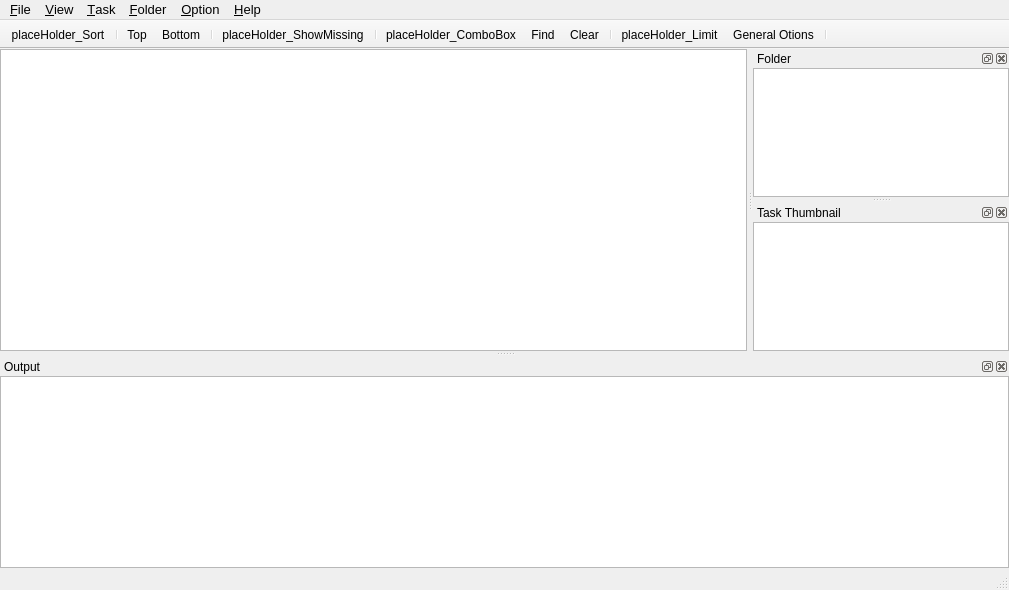
<?xml version="1.0" encoding="UTF-8"?>
<ui version="4.0">
 <class>MainWindow</class>
 <widget class="QMainWindow" name="MainWindow">
  <property name="geometry">
   <rect>
    <x>0</x>
    <y>0</y>
    <width>1009</width>
    <height>590</height>
   </rect>
  </property>
  <property name="sizePolicy">
   <sizepolicy hsizetype="Preferred" vsizetype="Preferred">
    <horstretch>0</horstretch>
    <verstretch>0</verstretch>
   </sizepolicy>
  </property>
  <property name="windowTitle">
   <string>MainWindow</string>
  </property>
  <widget class="QWidget" name="centralWidget">
   <layout class="QVBoxLayout" name="verticalLayout">
    <property name="spacing">
     <number>0</number>
    </property>
    <property name="leftMargin">
     <number>0</number>
    </property>
    <property name="topMargin">
     <number>0</number>
    </property>
    <property name="rightMargin">
     <number>0</number>
    </property>
    <property name="bottomMargin">
     <number>0</number>
    </property>
    <item>
     <widget class="QTableView" name="tableView">
      <property name="contextMenuPolicy">
       <enum>Qt::CustomContextMenu</enum>
      </property>
      <property name="showGrid">
       <bool>false</bool>
      </property>
      <property name="gridStyle">
       <enum>Qt::DotLine</enum>
      </property>
      <attribute name="horizontalHeaderVisible">
       <bool>false</bool>
      </attribute>
      <attribute name="horizontalHeaderStretchLastSection">
       <bool>false</bool>
      </attribute>
      <attribute name="verticalHeaderVisible">
       <bool>false</bool>
      </attribute>
      <attribute name="verticalHeaderStretchLastSection">
       <bool>false</bool>
      </attribute>
     </widget>
    </item>
   </layout>
  </widget>
  <widget class="QMenuBar" name="menuBar">
   <property name="geometry">
    <rect>
     <x>0</x>
     <y>0</y>
     <width>1009</width>
     <height>23</height>
    </rect>
   </property>
   <property name="font">
    <font>
     <pointsize>10</pointsize>
    </font>
   </property>
   <widget class="QMenu" name="menu_File">
    <property name="title">
     <string>&amp;File</string>
    </property>
    <widget class="QMenu" name="menu_Recent_documets">
     <property name="title">
      <string>&amp;Recent documets</string>
     </property>
     <addaction name="actiondummy"/>
    </widget>
    <addaction name="action_New"/>
    <addaction name="action_Open"/>
    <addaction name="menu_Recent_documets"/>
    <addaction name="separator"/>
    <addaction name="action_Save"/>
    <addaction name="separator"/>
    <addaction name="action_Close"/>
   </widget>
   <widget class="QMenu" name="menu_Help">
    <property name="title">
     <string>&amp;Help</string>
    </property>
    <addaction name="action_About"/>
    <addaction name="actionAbout_document"/>
   </widget>
   <widget class="QMenu" name="menu_Option">
    <property name="title">
     <string>&amp;Option</string>
    </property>
    <widget class="QMenu" name="menu_Font">
     <property name="title">
      <string>&amp;Font</string>
     </property>
     <addaction name="action_Font"/>
     <addaction name="action_FontDetail"/>
     <addaction name="separator"/>
     <addaction name="action_Output"/>
    </widget>
    <addaction name="action_Options"/>
    <addaction name="action_Extentions"/>
    <addaction name="actionExternal_Tools"/>
    <addaction name="menu_Font"/>
   </widget>
   <widget class="QMenu" name="menu_Task">
    <property name="title">
     <string>&amp;Task</string>
    </property>
    <addaction name="actionStart_scan_to_create_thumnails"/>
    <addaction name="action_Pause"/>
    <addaction name="action_Stop"/>
   </widget>
   <widget class="QMenu" name="menu_View">
    <property name="title">
     <string>&amp;View</string>
    </property>
    <widget class="QMenu" name="menu_Docking_windows">
     <property name="title">
      <string>&amp;Docking windows</string>
     </property>
     <addaction name="action_DockFolder"/>
     <addaction name="action_DockTask"/>
     <addaction name="action_DockOutput"/>
    </widget>
    <addaction name="menu_Docking_windows"/>
    <addaction name="separator"/>
    <addaction name="actionSort_by_file_name"/>
    <addaction name="actionSort_by_file_size"/>
    <addaction name="actionSort_by_wtime"/>
    <addaction name="actionSort_by_resolution"/>
    <addaction name="actionSort_by_duration"/>
    <addaction name="actionSort_by_bitrate"/>
    <addaction name="actionSort_by_open_count"/>
    <addaction name="actionSort_by_last_access"/>
    <addaction name="separator"/>
    <addaction name="actionShow_missing_files"/>
    <addaction name="separator"/>
    <addaction name="action_Top"/>
    <addaction name="action_Bottom"/>
    <addaction name="separator"/>
    <addaction name="action_Focus_find"/>
    <addaction name="action_Find"/>
    <addaction name="action_Clear"/>
    <addaction name="action_Empty_find_texts"/>
   </widget>
   <widget class="QMenu" name="menu_Folder">
    <property name="title">
     <string>&amp;Folder</string>
    </property>
    <addaction name="action_Add_Folder"/>
   </widget>
   <addaction name="menu_File"/>
   <addaction name="menu_View"/>
   <addaction name="menu_Task"/>
   <addaction name="menu_Folder"/>
   <addaction name="menu_Option"/>
   <addaction name="menu_Help"/>
  </widget>
  <widget class="QToolBar" name="mainToolBar">
   <property name="font">
    <font>
     <pointsize>9</pointsize>
    </font>
   </property>
   <property name="windowTitle">
    <string>ToolBar</string>
   </property>
   <property name="movable">
    <bool>false</bool>
   </property>
   <property name="floatable">
    <bool>false</bool>
   </property>
   <attribute name="toolBarArea">
    <enum>TopToolBarArea</enum>
   </attribute>
   <attribute name="toolBarBreak">
    <bool>false</bool>
   </attribute>
   <addaction name="placeHolder_Sort"/>
   <addaction name="separator"/>
   <addaction name="action_Top"/>
   <addaction name="action_Bottom"/>
   <addaction name="separator"/>
   <addaction name="placeHolder_ShowMissing"/>
   <addaction name="separator"/>
   <addaction name="placeHolder_ComboBox"/>
   <addaction name="action_Find"/>
   <addaction name="action_Clear"/>
   <addaction name="separator"/>
   <addaction name="actionplaceHolder_Limit"/>
   <addaction name="action_Options"/>
   <addaction name="separator"/>
  </widget>
  <widget class="QStatusBar" name="statusBar"/>
  <widget class="QDockWidget" name="dockLog">
   <property name="font">
    <font>
     <pointsize>9</pointsize>
    </font>
   </property>
   <property name="windowTitle">
    <string>Output</string>
   </property>
   <attribute name="dockWidgetArea">
    <number>8</number>
   </attribute>
   <widget class="QWidget" name="dockWidgetContents">
    <property name="enabled">
     <bool>true</bool>
    </property>
    <property name="maximumSize">
     <size>
      <width>16777215</width>
      <height>16777215</height>
     </size>
    </property>
    <layout class="QHBoxLayout" name="horizontalLayout_5">
     <property name="leftMargin">
      <number>0</number>
     </property>
     <property name="topMargin">
      <number>0</number>
     </property>
     <property name="rightMargin">
      <number>0</number>
     </property>
     <property name="bottomMargin">
      <number>0</number>
     </property>
     <item>
      <widget class="QPlainTextEdit" name="txtLog">
       <property name="sizePolicy">
        <sizepolicy hsizetype="Preferred" vsizetype="Preferred">
         <horstretch>0</horstretch>
         <verstretch>0</verstretch>
        </sizepolicy>
       </property>
       <property name="readOnly">
        <bool>true</bool>
       </property>
      </widget>
     </item>
    </layout>
   </widget>
  </widget>
  <widget class="QDockWidget" name="dockTree">
   <property name="sizePolicy">
    <sizepolicy hsizetype="Preferred" vsizetype="Preferred">
     <horstretch>0</horstretch>
     <verstretch>0</verstretch>
    </sizepolicy>
   </property>
   <property name="font">
    <font>
     <pointsize>9</pointsize>
    </font>
   </property>
   <property name="floating">
    <bool>false</bool>
   </property>
   <property name="allowedAreas">
    <set>Qt::AllDockWidgetAreas</set>
   </property>
   <property name="windowTitle">
    <string>Folder</string>
   </property>
   <attribute name="dockWidgetArea">
    <number>2</number>
   </attribute>
   <widget class="QWidget" name="dockWidgetContents_2">
    <property name="sizePolicy">
     <sizepolicy hsizetype="Expanding" vsizetype="Expanding">
      <horstretch>0</horstretch>
      <verstretch>0</verstretch>
     </sizepolicy>
    </property>
    <layout class="QHBoxLayout" name="horizontalLayout">
     <property name="sizeConstraint">
      <enum>QLayout::SetDefaultConstraint</enum>
     </property>
     <property name="leftMargin">
      <number>0</number>
     </property>
     <property name="topMargin">
      <number>0</number>
     </property>
     <property name="rightMargin">
      <number>0</number>
     </property>
     <property name="bottomMargin">
      <number>0</number>
     </property>
     <item>
      <widget class="DirectoryEntry" name="directoryWidget">
       <property name="contextMenuPolicy">
        <enum>Qt::CustomContextMenu</enum>
       </property>
      </widget>
     </item>
    </layout>
   </widget>
  </widget>
  <widget class="QDockWidget" name="dockTask">
   <property name="font">
    <font>
     <pointsize>9</pointsize>
    </font>
   </property>
   <property name="windowTitle">
    <string>Task Thumbnail</string>
   </property>
   <attribute name="dockWidgetArea">
    <number>2</number>
   </attribute>
   <widget class="QWidget" name="dockWidgetContents_3">
    <layout class="QHBoxLayout" name="horizontalLayout_2">
     <property name="spacing">
      <number>0</number>
     </property>
     <property name="leftMargin">
      <number>0</number>
     </property>
     <property name="topMargin">
      <number>0</number>
     </property>
     <property name="rightMargin">
      <number>0</number>
     </property>
     <property name="bottomMargin">
      <number>0</number>
     </property>
     <item>
      <widget class="QListView" name="listTask"/>
     </item>
    </layout>
   </widget>
  </widget>
  <action name="action_Close">
   <property name="text">
    <string>&amp;Close</string>
   </property>
  </action>
  <action name="action_About">
   <property name="text">
    <string>&amp;About...</string>
   </property>
  </action>
  <action name="action_Add_Folder">
   <property name="text">
    <string>&amp;Add Folder...</string>
   </property>
  </action>
  <action name="action_Options">
   <property name="text">
    <string>&amp;General Otions...</string>
   </property>
  </action>
  <action name="action_Pause">
   <property name="checkable">
    <bool>true</bool>
   </property>
   <property name="text">
    <string>&amp;Pause</string>
   </property>
  </action>
  <action name="action_Stop">
   <property name="text">
    <string>&amp;Stop</string>
   </property>
  </action>
  <action name="action_DockFolder">
   <property name="checkable">
    <bool>true</bool>
   </property>
   <property name="text">
    <string>&amp;Folder</string>
   </property>
  </action>
  <action name="action_DockTask">
   <property name="checkable">
    <bool>true</bool>
   </property>
   <property name="text">
    <string>&amp;Task</string>
   </property>
  </action>
  <action name="action_DockOutput">
   <property name="checkable">
    <bool>true</bool>
   </property>
   <property name="text">
    <string>&amp;Output</string>
   </property>
  </action>
  <action name="actionSort_by_file_name">
   <property name="text">
    <string>Sort by &amp;file name</string>
   </property>
  </action>
  <action name="actionSort_by_file_size">
   <property name="text">
    <string>Sort by file &amp;size</string>
   </property>
  </action>
  <action name="actionSort_by_wtime">
   <property name="text">
    <string>Sort by wtime</string>
   </property>
  </action>
  <action name="action_Top">
   <property name="text">
    <string>&amp;Top</string>
   </property>
  </action>
  <action name="action_Bottom">
   <property name="icon">
    <iconset resource="resource.qrc">
     <normaloff>:/images/bottom.png</normaloff>:/images/bottom.png</iconset>
   </property>
   <property name="text">
    <string>&amp;Bottom</string>
   </property>
  </action>
  <action name="actionSort_by_resolution">
   <property name="text">
    <string>Sort by &amp;resolution</string>
   </property>
  </action>
  <action name="actionSort_by_duration">
   <property name="text">
    <string>Sort by &amp;duration</string>
   </property>
  </action>
  <action name="actionSort_by_bitrate">
   <property name="text">
    <string>Sort by &amp;bitrate</string>
   </property>
  </action>
  <action name="placeHolder_ShowMissing">
   <property name="text">
    <string>placeHolder_ShowMissing</string>
   </property>
  </action>
  <action name="placeHolder_ComboBox">
   <property name="text">
    <string>placeHolder_ComboBox</string>
   </property>
  </action>
  <action name="actionSort_by_open_count">
   <property name="text">
    <string>Sort by open count</string>
   </property>
  </action>
  <action name="action_Extentions">
   <property name="text">
    <string>&amp;File extentions for scanning...</string>
   </property>
  </action>
  <action name="action_Font">
   <property name="text">
    <string>&amp;Name...</string>
   </property>
  </action>
  <action name="action_FontDetail">
   <property name="text">
    <string>&amp;Detail...</string>
   </property>
  </action>
  <action name="action_Output">
   <property name="text">
    <string>&amp;Output..</string>
   </property>
  </action>
  <action name="actionExternal_Tools">
   <property name="text">
    <string>External &amp;Tools...</string>
   </property>
  </action>
  <action name="action_Open">
   <property name="text">
    <string>&amp;Open...</string>
   </property>
  </action>
  <action name="action_Save">
   <property name="text">
    <string>&amp;Save</string>
   </property>
  </action>
  <action name="actiondummy">
   <property name="text">
    <string>dummy</string>
   </property>
  </action>
  <action name="actionAbout_document">
   <property name="text">
    <string>About &amp;document...</string>
   </property>
  </action>
  <action name="action_New">
   <property name="text">
    <string>&amp;New..</string>
   </property>
  </action>
  <action name="actionplaceHolder_Limit">
   <property name="text">
    <string>placeHolder_Limit</string>
   </property>
  </action>
  <action name="actionStart_scan_to_create_thumnails">
   <property name="text">
    <string>Start scan to create thumnails...</string>
   </property>
  </action>
  <action name="action_Focus_find">
   <property name="text">
    <string>&amp;Focus find</string>
   </property>
  </action>
  <action name="action_Find">
   <property name="text">
    <string>&amp;Find</string>
   </property>
  </action>
  <action name="action_Clear">
   <property name="text">
    <string>&amp;Clear</string>
   </property>
  </action>
  <action name="action_Empty_find_texts">
   <property name="text">
    <string>&amp;Empty find texts...</string>
   </property>
  </action>
  <action name="placeHolder_Sort">
   <property name="text">
    <string>placeHolder_Sort</string>
   </property>
  </action>
  <action name="actionSort_by_last_access">
   <property name="text">
    <string>Sort by &amp;last access</string>
   </property>
  </action>
  <action name="actionShow_missing_files">
   <property name="checkable">
    <bool>true</bool>
   </property>
   <property name="text">
    <string>Show &amp;missing files</string>
   </property>
  </action>
 </widget>
 <layoutdefault spacing="6" margin="11"/>
 <customwidgets>
  <customwidget>
   <class>DirectoryEntry</class>
   <extends>QListWidget</extends>
   <header>directoryentry.h</header>
  </customwidget>
 </customwidgets>
 <resources>
  <include location="resource.qrc"/>
 </resources>
 <connections/>
</ui>
